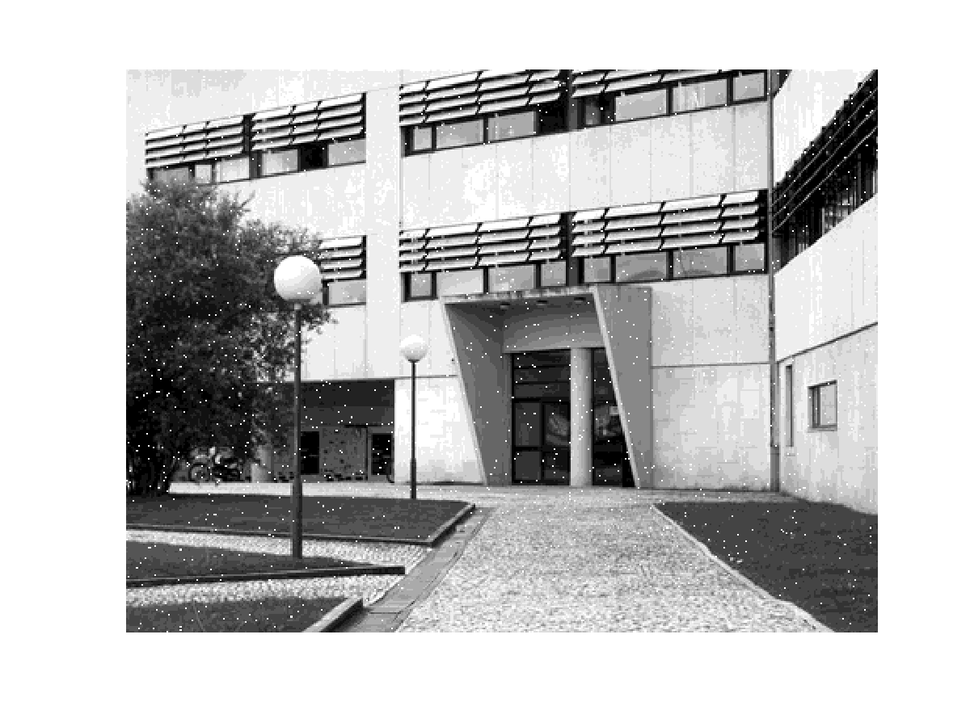
#> input picture aula11/DETI_Ruido.png, 970 x 727 px, shrunk from 1200 x 900 before the run
$ python Aula_03_ex_01.py Lena_Ruido.png
#> lines starting #> are read from the running program, lines starting #| are printed output that depends on the picture
# Aula_03_ex_01.py
#
# Mean Filter
#
# Paulo Dias - 10/2019


import cv2
import numpy as np
import sys


##########################
# Print Image Features

def printImageFeatures(image):
    if len(image.shape) == 2:
        height, width = image.shape
        nchannels = 1
    else:
        height, width, nchannels = image.shape

    print("Image Height:", height)
    print("Image Width:", width)
    print("Number of channels:", nchannels)
    print("Number of elements:", image.size)


###################################
# MAIN

# image = cv2.imread(sys.argv[1], cv2.IMREAD_UNCHANGED)
img = "Lena_Ruido.png"
img2 = "DETI_Ruido.png"
img = "lena-saltandpepper.tif"
# img = "fce5noi3.bmp"
# img = "fce5noi4.bmp"
# img = "fce5noi6.bmp"
image = cv2.imread(img2, cv2.IMREAD_UNCHANGED)
#> image is the input picture: shape (727, 970, 3); min 0, max 255, mean 190.1

if np.shape(image) == ():
    # Failed Reading
    print("Image file could not be open!")
    exit(-1)

printImageFeatures(image)
#| Image Height: 727
#| Image Width: 970
#| Number of channels: 3
#| Number of elements: 2115570

cv2.imshow('Orginal', image)

# Average filter 3 x 3
imageAFilter3x3_1 = cv2.blur(image, (3, 3))
cv2.imshow("Average Filter 3 x 3 - 1 Iter", imageAFilter3x3_1)

imageAFilter5x5_1 = cv2.blur(image, (5, 5))
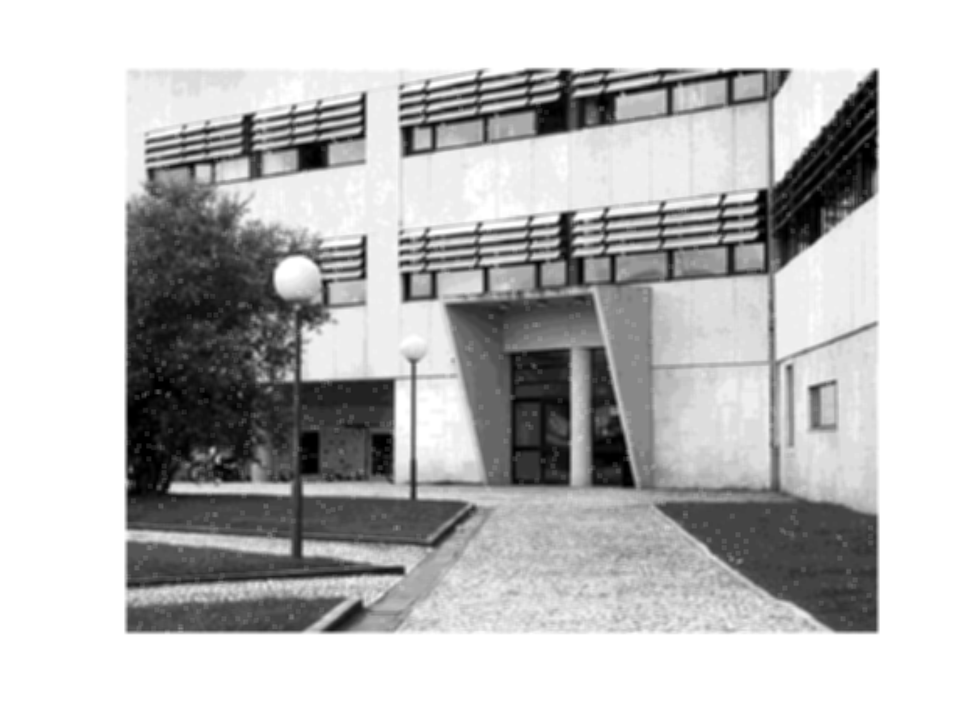
#> imageAFilter5x5_1: shape (727, 970, 3); min 0, max 255, mean 190.1
cv2.imshow("Average Filter 5 x 5 - 1 Iter", imageAFilter5x5_1)

imageAFilter7x7_1 = cv2.blur(image, (5, 5))
cv2.imshow("Average Filter 7 x 7 - 1 Iter", imageAFilter7x7_1)

imageAFilter3x3_2 = cv2.blur(imageAFilter3x3_1, (3, 3))

imageAFilter3x3_3 = cv2.blur(imageAFilter3x3_2, (3, 3))
cv2.imshow("Average Filter 3 x 3 - 3 Iter", imageAFilter3x3_3)

imageAFilterMedian = cv2.medianBlur(image, 3)
cv2.imshow("Median - 1 Iter", imageAFilterMedian)

imageAFilterGaussian = cv2.GaussianBlur(image, (3,3), 3)
cv2.imshow("Gaussian - 1 Iter", imageAFilterGaussian)


cv2.waitKey(0)

cv2.destroyAllWindows()

$ run again, with aula11/fce5noi4.bmp saved as aula11/DETI_Ruido.png
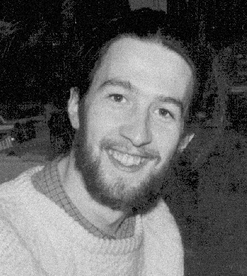
#> input picture aula11/fce5noi4.bmp, 247 x 276 px, shrunk from 306 x 341 before the run
#> image is the input picture: shape (276, 247, 3); min 0, max 230, mean 96.2
#| Image Height: 276
#| Image Width: 247
#| Number of channels: 3
#| Number of elements: 204516
#> `imageAFilter5x5_1 = cv2.blur(image, (5, 5))`:
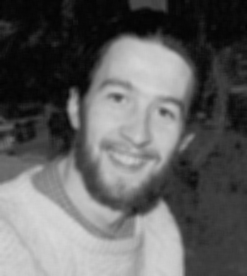
#> imageAFilter5x5_1: shape (276, 247, 3); min 3, max 215, mean 96.2
